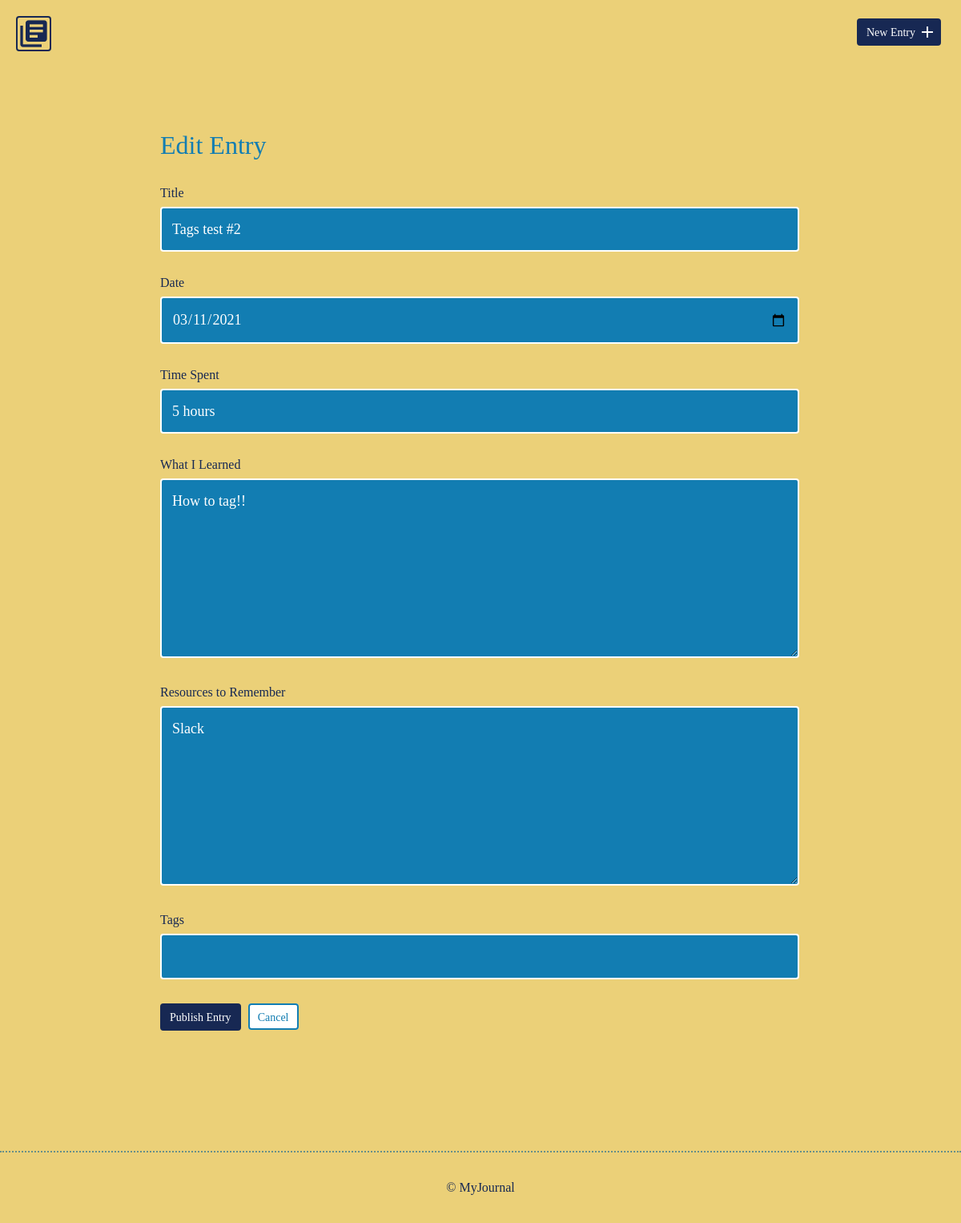
The page /edit.php?id=5 on the database as committed earlier.
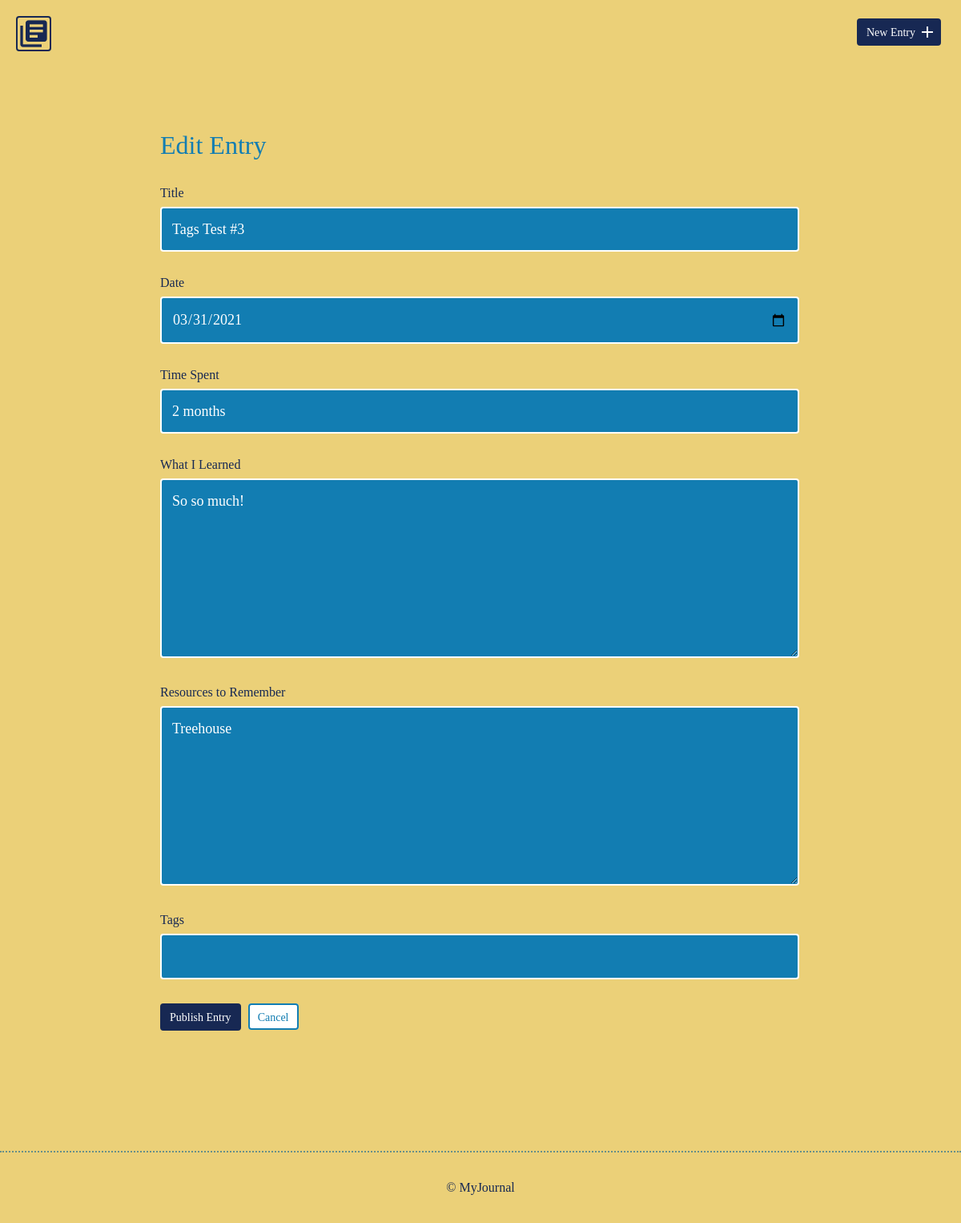
The same page on the database as committed later.
### tables this page shows
CREATE TABLE "entries" (
	`id`	INTEGER,
	`title`	TEXT,
	`date`	TEXT,
	`time_spent`	INTEGER,
	`learned`	BLOB,
	`resources`	BLOB,
	PRIMARY KEY(`id`)
);

### inc/functions.php (called while the page is built, shortened)
<?php
function journal_details($journal_id){
    include ('connection.php');
    $sql = 'SELECT * FROM entries WHERE id = ?';
    try{
        $results = $db->prepare($sql);
        $results->bindValue(1,$journal_id,PDO::PARAM_INT);
        $results->execute();
    } catch(Exception $e){
        echo "Error!: ".$e->getMessage();
        return false;
    }
    return $results->fetch();
}
?>

### edit.php (the view, shortened to what this page needs)
<?php
include('inc/connection.php');
include('inc/header.php');
include('inc/functions.php');
$title = $date = $time_spent = $learned = $resources = '';
if(isset($_GET["id"])){
    $journal_id = filter_input(INPUT_GET, "id", FILTER_SANITIZE_NUMBER_INT);
    list($journal_id, $title, $date, $time_spent, $learned, $resources) = journal_details($journal_id);
}
?>
<!DOCTYPE html>
<html>
    <body>
        <section>
            <div class="container">
                <div class="edit-entry">
                    <h2>Edit Entry</h2>
                    <form method="POST">
                        <label for="title">Title</label>
                        <input id="title" type="text" name="title" value="<?php echo htmlspecialchars($title); ?>" /><br>
                        <label for="date">Date</label>
                        <input id="date" type="date" name="date" value="<?php echo htmlspecialchars($date); ?>" /><br>
                        <label for="time_spent">Time Spent</label>
                        <input id="time_spent" type="text" name="time_spent" value="<?php echo htmlspecialchars($time_spent); ?>" /><br>
                        <label for="learned">What I Learned</label>
                        <textarea id="learned" rows="5" name="learned"><?php echo htmlspecialchars($learned); ?></textarea>
                        <label for="resources">Resources to Remember</label>
                        <textarea id="resources" rows="5" name="resources"><?php echo htmlspecialchars($resources); ?></textarea>
                        <label for="tags">Tags</label>
                        <input id="tags" type="text" name="tags" value="<?php echo htmlspecialchars($tags); ?>" /><br>
                        <input type="submit" value="Publish Entry" class="button">
                        <a href="<?php echo 'index.php'; ?>" class="button button-secondary">Cancel</a>
                    </form>
                </div>
            </div>
        </section>
    </body>
    <?php
      include('inc/footer.php');
      ?>
</html>

Rows that differ between the two databases and show on the page:
changed entries: title "Tags test #2" → "Tags Test #3"; date "03/11/2021" → "03/31/2021"; time_spent "5 hours" → "2 months"; learned "How to tag!!" → "So so much!"; resources "Slack" → "Treehouse"
